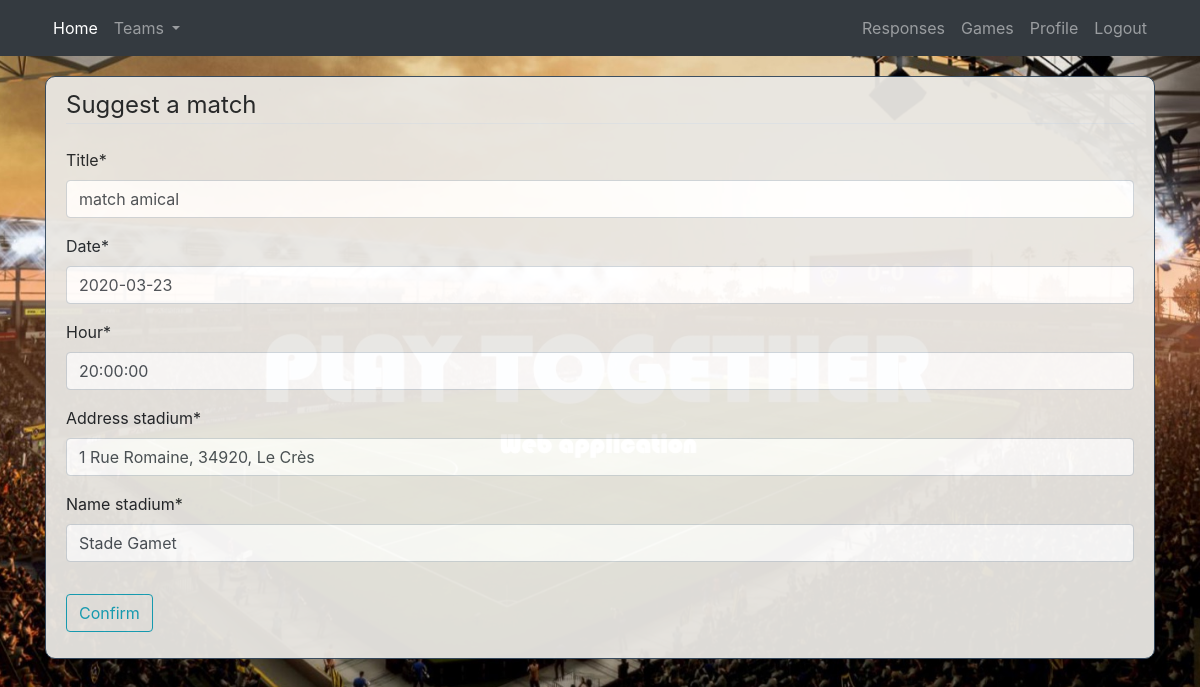
The app's page /propositions/proposition/4/update/ (signed in) with its own data.
### proposition/models.py (models this page shows, shortened)
class Proposition(models.Model):
	title = models.CharField(verbose_name="Title", max_length=300)
	date_posted = models.DateTimeField(default=timezone.now)
	date_match = models.DateField(verbose_name="Date")
	hour = models.TimeField(verbose_name="Hour")
	address_match = models.CharField(verbose_name="Address stadium", max_length=300)
	name_stadium = models.CharField(verbose_name="Name stadium", max_length=50)
	author = models.ForeignKey(Account, null = True, on_delete=models.CASCADE)

### proposition/views.py (the view, shortened to what this page needs)
# urls.py: path('proposition/<int:pk>/update/', PropositionUpdateView.as_view(), name='proposition_update'),
class PropositionUpdateView(LoginRequiredMixin, UserPassesTestMixin, UpdateView):
	model = Proposition
	fields = ['title', 'date_match', 'hour', 'address_match', 'name_stadium', ]
	def test_func(self):
		proposition = self.get_object()
		if (self.request.user.is_captain and self.request.user == proposition.author):
			return True
		return False

### proposition/templates/proposition/proposition_form.html (shortened to what this page needs)
{% extends "project/base.html" %}
{% load crispy_forms_tags %}
{% block content %}
<div class="content-section">
	<form method="POST">
		<fieldset class="form-group">
			<legend class="border-bottom mb-4">Suggest a match</legend>
			{{ form|crispy }}
		</fieldset>
		<div class="form-group">
			<button class="btn btn-outline-info" type="submit">Confirm</button>
		</div>
	</form>
</div>
{% endblock content %}

### project/static/project/main3.css (style rules this page uses)
body { background-image: url("./home-image2.jpg"); background-attachment: fixed; background-position: center; background-repeat: no-repeat; background-size: cover; }
.content-section { background: #E9E7E3 ; opacity: 0.95; margin-right: auto; margin-left: auto; padding: 10px 20px; border : 1px solid #34495E; border-radius: 10px; margin-bottom: 20px; margin-top: 20px; }

### records on screen
Proposition: title "match amical", date_match "2020-03-23", hour "20:00:00", address_match "1 Rue Romaine, 34920, Le Crès", name_stadium "Stade Gamet"
